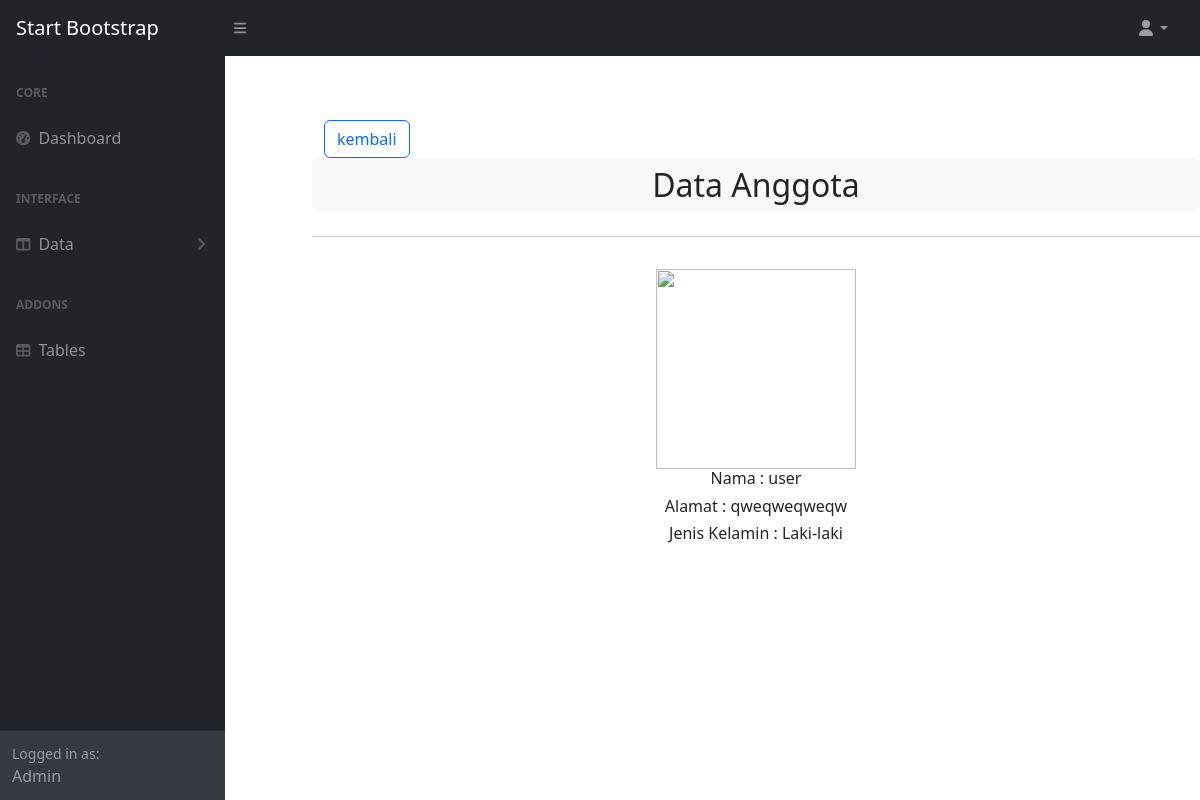
Screenshot of /admin/details.php?id_user=1 with the database file from the repository.
### tables this page shows
CREATE TABLE `data_user` (
  `id_user` int(11) NOT NULL,
  `nama` varchar(255) NOT NULL,
  `alamat` text NOT NULL,
  `jenis_kelamin` varchar(50) NOT NULL,
  `gambar` varchar(255) NOT NULL,
  `username` varchar(255) NOT NULL,
  `password` varchar(255) NOT NULL
);

### admin/details.php (the view, shortened to what this page needs)
<?php
	include 'koneksi.php';
	$details= mysqli_query($koneksi,"select * from data_user where id_user ='$_GET[id_user]'");
  $d = mysqli_fetch_array($details);
 ?>
<head>
<link href="../css/styles.css" rel="stylesheet" />
<link href="https://cdn.jsdelivr.net/npm/bootstrap@5.3.2/dist/css/bootstrap.min.css" rel="stylesheet">
</head>
<body class="sb-nav-fixed">
    <nav class="sb-topnav navbar navbar-expand navbar-dark bg-dark">
        <a class="navbar-brand ps-3" href="index.html">Start Bootstrap</a>
        <button class="btn btn-link btn-sm order-1 order-lg-0 me-4 me-lg-0" id="sidebarToggle" href="#!"><i
                class="fas fa-bars"></i></button>
        <ul class="navbar-nav ms-auto ms-md-0 me-3 me-lg-4">
            <li class="nav-item dropdown">
                <a class="nav-link dropdown-toggle" id="navbarDropdown" href="#" role="button" data-bs-toggle="dropdown"
                    aria-expanded="false"><i class="fas fa-user fa-fw"></i></a>
            </li>
        </ul>
    </nav>
    <div id="layoutSidenav">
        <div id="layoutSidenav_nav">
            <nav class="sb-sidenav accordion sb-sidenav-dark" id="sidenavAccordion">
                <div class="sb-sidenav-menu">
                    <div class="nav">
                        <div class="sb-sidenav-menu-heading">Core</div>
                        <a class="nav-link" href="index.php">
                            <div class="sb-nav-link-icon"><i class="fas fa-tachometer-alt"></i></div>
                            Dashboard
                        </a>
                        <div class="sb-sidenav-menu-heading">Interface</div>
                            <a class="nav-link collapsed" href="#" data-bs-toggle="collapse" data-bs-target="#collapseLayouts" aria-expanded="false" aria-controls="collapseLayouts">
                                <div class="sb-nav-link-icon"><i class="fas fa-columns"></i></div>
                                Data
                                <div class="sb-sidenav-collapse-arrow"><i class="fas fa-angle-down"></i></div>
                            </a>
                        <div class="sb-sidenav-menu-heading">Addons</div>
                        <a class="nav-link" href="tables.php">
                            <div class="sb-nav-link-icon"><i class="fas fa-table"></i></div>
                            Tables
                        </a>
                    </div>
                </div>
                <div class="sb-sidenav-footer">
                    <div class="small">Logged in as:</div>
                    Admin
                </div>
            </nav>
        </div>
  <div class="row"  style="margin-top: 10%; margin-left: 25%;">
  <div class="col-md-20">
  <div class="container">
    <a href="tabel_user.php" class="btn btn-outline-primary">kembali</a></button>
    <div class="row justify-content-center">
        <h2 class="bg-light p-2 rounded  text-center text-dark" style="color: black;"> Data Anggota  </h2>
        <hr class="my-3">
        <div class="text-center">
          <img src="../user/gambar/<?= $d["gambar"]; ?>" width="200" class="img-thumnail mt-3">
        </div>
        <h6 class="text-dark text-center" style="font-size: 16px; margin: top 20px;">Nama  : <?= $d["nama"]; ?></h6>
        <h6 class="text-dark text-center" style="font-size: 16px;">Alamat  : <?= $d["alamat"]; ?></h6>
        <h6 class="text-dark text-center" style="font-size: 16px;">Jenis Kelamin  : <?= $d["jenis_kelamin"]; ?></h6>
      </div>
    </div>
  </div>
</body>

### rows the page displays
data_user: nama "user", alamat "qweqweqweqw", jenis_kelamin "Laki-laki"
